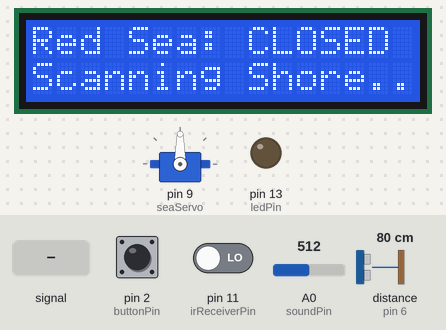
Simulated run of this sketch. Board: Arduino Uno, built with avr-gcc and run on an emulated ATmega328P. Shown: servo, 16×2 character LCD, output pins drawn as LEDs (lit = HIGH). Wiring (inferred from the names in the program): ultrasonic range finder: trigger pin 7; echo pin 6. The inputs (shaded band) are chosen by the test bench; at power-on: distance to the obstacle (sensor on pin 6) 80 cm, A0 (soundPin) = 512, pin 11 (irReceiverPin) LOW, pin 2 (buttonPin) HIGH. The echo pulse lasts 58.3 µs per cm; pins used as bus, display or sensor lines are not drawn; what the sketch prints to the serial monitor is not drawn.

Above: at 1.2 s.
1.3 s: distance to the obstacle (sensor on pin 6) set to 33 cm
2.8 s: distance to the obstacle (sensor on pin 6) set to 27 cm
At 4.4 s:
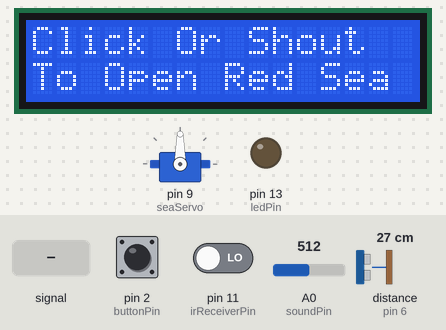
4.7 s: A0 (soundPin) fed a 200 Hz sine of ±255 counts around its level
At 7.5 s:
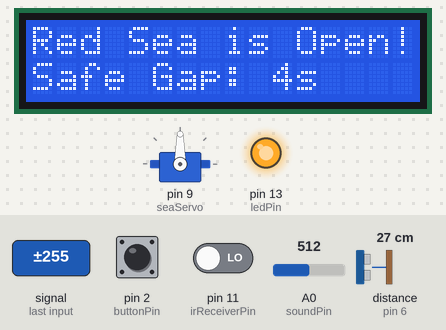
7.7 s: A0 (soundPin) set to 306
10.7 s: A0 (soundPin) fed a 2 Hz sine of ±306 counts around its level
At 13.6 s:
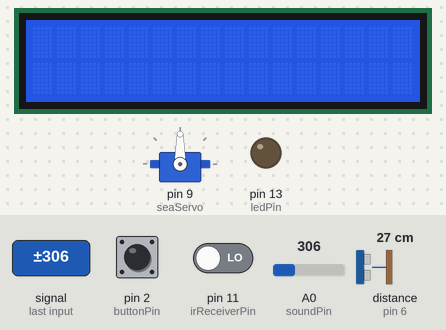
13.7 s: pin 11 (irReceiverPin) driven HIGH
At 15.9 s:
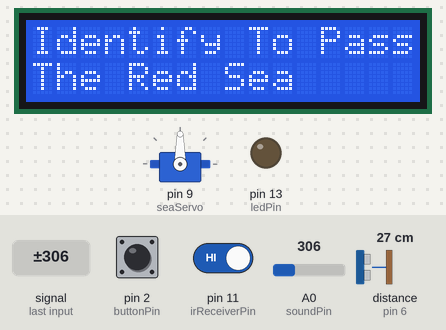
Timing chart, 0 to 17.4 s (numbered marks = the images above; inputs shaded):
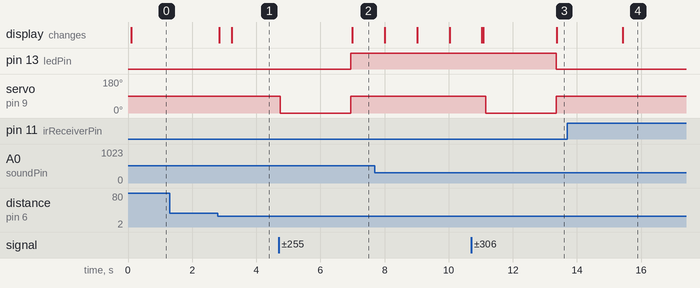

Measured:
- the behaviour switches between 31 and 30 cm on distance to the obstacle (sensor on pin 6) (found by bisection; images 0 and 1)
- after the input at 1.3 s, every drawn part: stays the same
- after the input at 2.8 s, the display: first changes after 0.05 s (image 1 shows a later state)
- after the input at 4.7 s, pin 13 (ledPin): LOW → HIGH after 2.3 s; servo on pin 9 (seaServo): 90° → 0° after 0.05 s, → 90° 2.2 s later; the display: changes after 2.3 s (image 2)
- after the input at 10.7 s, pin 13 (ledPin): HIGH → LOW after 2.7 s; servo on pin 9 (seaServo): 90° → 0° after 0.46 s, → 90° 2.2 s later
- after the input at 13.7 s, servo on pin 9 (seaServo): stays 90° (without the input it goes to 0° after 2.4 s); the display: changes after 1.7 s (image 4)

The sketch:

ARD_GROUP_08.ino
```cpp
#include <Wire.h>
#include <LiquidCrystal_I2C.h>
#include <Servo.h>

LiquidCrystal_I2C lcd(0x27, 16, 2);
Servo seaServo;

const int trigPin = 7;
const int echoPin = 6;
const int soundPin = A0;
const int ledPin = 13;
const int buttonPin = 2;
const int irReceiverPin = 11;

// Tuning parameter: Time in milliseconds to complete one full 360-degree rotation at max speed
const int fullRotationTime = 2200;

enum SystemState {
  WAITING_FOR_USER,
  PENDING_AUTHENTICATION,
  AUTHORIZED_SEA_CLOSED,
  SEA_OPEN
};

SystemState currentState = WAITING_FOR_USER;

long duration;
int distance;
int soundLevel;
bool actionTriggered = false;

bool checkIRInput(int pin) {
  if (digitalRead(pin) == LOW) {
    return true;
  }
  return false;
}

void setup() {
  Serial.begin(9600);

  pinMode(trigPin, OUTPUT);
  pinMode(echoPin, INPUT);
  pinMode(ledPin, OUTPUT);
  pinMode(buttonPin, INPUT_PULLUP);
  pinMode(irReceiverPin, INPUT);

  seaServo.attach(9);
  seaServo.write(90); // Hard stop baseline signal

  Wire.begin();
  lcd.init();
  lcd.clear();
  lcd.backlight();

  Serial.println("[SYSTEM] Moses Red Sea System Hardware Ready.");
}

void loop() {
  // 1. Only read the distance sensor if we are actively waiting for a user to approach the shore
  if (currentState == WAITING_FOR_USER) {
    digitalWrite(trigPin, LOW);
    delayMicroseconds(2);
    digitalWrite(trigPin, HIGH);
    delayMicroseconds(10);
    digitalWrite(trigPin, LOW);

    duration = pulseIn(echoPin, HIGH, 25000);

    if (duration == 0) {
      distance = 999;
    } else {
      distance = duration * 0.034 / 2;
    }
  }

  // 2. Read environmental noise levels and button states continuously
  soundLevel = analogRead(soundPin);
  actionTriggered = (digitalRead(buttonPin) == LOW || soundLevel > 600);

  // 3. State Engine Execution Controller
  switch (currentState) {

    case WAITING_FOR_USER:
      if (distance >= 30) {
        lcd.setCursor(0, 0);
        lcd.print("Red Sea: CLOSED ");
        lcd.setCursor(0, 1);
        lcd.print("Scanning Shore..");
      }
      else if (distance > 0 && distance < 30) {
        currentState = PENDING_AUTHENTICATION;
        lcd.clear();
        Serial.println("[STATE] Shore Boundary Breached. Halting distance sensor tracking.");
      }
      break;

    case PENDING_AUTHENTICATION:
      lcd.setCursor(0, 0);
      lcd.print("Identify To Pass");
      lcd.setCursor(0, 1);
      lcd.print("The Red Sea     ");

      if (checkIRInput(irReceiverPin)) {
        currentState = AUTHORIZED_SEA_CLOSED;
        lcd.clear();
        Serial.println("[AUTH] Token Accepted.");
        delay(300);
      }
      break;

    case AUTHORIZED_SEA_CLOSED:
      lcd.setCursor(0, 0);
      lcd.print("Click Or Shout  ");
      lcd.setCursor(0, 1);
      lcd.print("To Open Red Sea ");

      if (actionTriggered) {
        // --- OPENING MECHANICAL SEQUENCE ---
        seaServo.write(0);           // Fast counter-clockwise rotation (matching the original close direction)
        delay(fullRotationTime);     // Run long enough to complete a full 360 loop
        seaServo.write(90);          // Hard brake to stop instantly

        digitalWrite(ledPin, HIGH);
        currentState = SEA_OPEN;

        Serial.println("[SEA] RED SEA IS NOW OPEN!");

        lcd.clear();
        lcd.setCursor(0, 0);
        lcd.print("Red Sea is Open!");

        for (int i = 4; i > 0; i--) {
          lcd.setCursor(0, 1);
          lcd.print("Safe Gap: ");
          lcd.print(i);
          lcd.print("s    ");
          delay(1000);
        }

        lcd.clear();
      }
      break;

    case SEA_OPEN:
      lcd.setCursor(0, 0);
      lcd.print("Click Or Shout  ");
      lcd.setCursor(0, 1);
      lcd.print("To Close Sea    ");

      if (actionTriggered) {
        // --- CLOSING MECHANICAL SEQUENCE ---
        seaServo.write(0);           // Fast counter-clockwise rotation
        delay(fullRotationTime);     // Run for the exact same duration to complete another loop
        seaServo.write(90);          // Hard brake to stop instantly

        digitalWrite(ledPin, LOW);
        currentState = WAITING_FOR_USER;
        lcd.clear();
        Serial.println("[SEA] Red Sea is now closed. Safe crossing completed.");

        delay(2000);
      }
      break;
  }

  delay(10);
}
```
